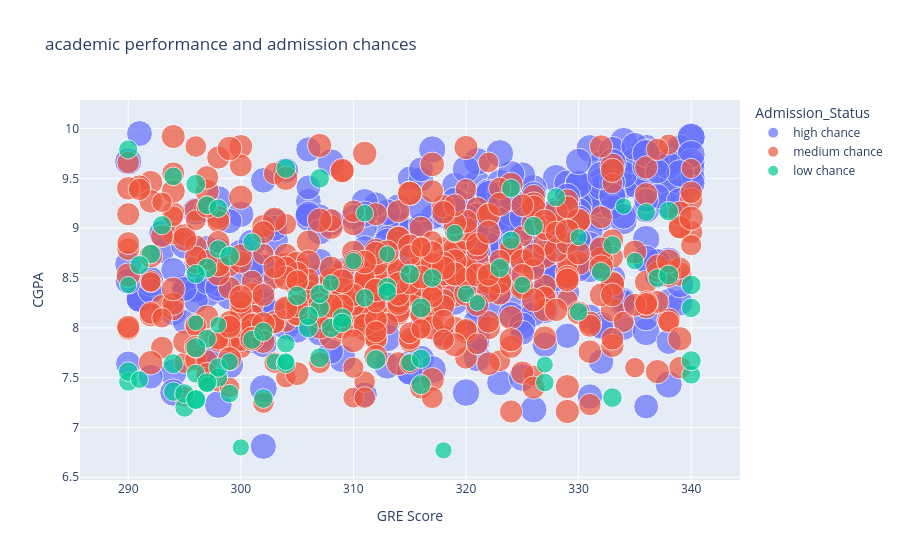

Source (notebook cell):
### Code cell
#academic performance comparison
fig2 = px.scatter(
    df,
    x="GRE Score",
    y="CGPA",
    color="Admission_Status",
    size="Chance of Admit",
    hover_data=["TOEFL Score", "University_Name", "Research"],
    title="academic performance and admission chances"
)
fig2.show()

### Figure 1 — Plotly figure (JSON) as saved in the notebook; plotly's stock layout.template omitted (floating-point values rounded to 4 significant figures; data arrays with more than 128 entries replaced by an {"elided": "..."} marker saying what was removed)
{"data": [{"customdata": {"elided": "435x3 mixed values"}, "hovertemplate": "Admission_Status=high chance<br>GRE Score=%{x}<br>CGPA=%{y}<br>Chance of Admit=%{marker.size}<br>TOEFL Score=%{customdata[0]}<br>University_Name=%{customdata[1]}<br>Research=%{customdata[2]}<extra></extra>", "legendgroup": "high chance", "marker": {"color": "#636efa", "size": {"elided": "435 float values"}, "sizemode": "area", "sizeref": 0.002425, "symbol": "circle"}, "mode": "markers", "name": "high chance", "orientation": "v", "showlegend": true, "type": "scatter", "x": {"elided": "435 int values"}, "xaxis": "x", "y": {"elided": "435 float values"}, "yaxis": "y"}, {"customdata": {"elided": "471x3 mixed values"}, "hovertemplate": "Admission_Status=medium chance<br>GRE Score=%{x}<br>CGPA=%{y}<br>Chance of Admit=%{marker.size}<br>TOEFL Score=%{customdata[0]}<br>University_Name=%{customdata[1]}<br>Research=%{customdata[2]}<extra></extra>", "legendgroup": "medium chance", "marker": {"color": "#EF553B", "size": {"elided": "471 float values"}, "sizemode": "area", "sizeref": 0.002425, "symbol": "circle"}, "mode": "markers", "name": "medium chance", "orientation": "v", "showlegend": true, "type": "scatter", "x": {"elided": "471 int values"}, "xaxis": "x", "y": {"elided": "471 float values"}, "yaxis": "y"}, {"customdata": {"elided": "94x3 mixed values"}, "hovertemplate": "Admission_Status=low chance<br>GRE Score=%{x}<br>CGPA=%{y}<br>Chance of Admit=%{marker.size}<br>TOEFL Score=%{customdata[0]}<br>University_Name=%{customdata[1]}<br>Research=%{customdata[2]}<extra></extra>", "legendgroup": "low chance", "marker": {"color": "#00cc96", "size": [0.45, 0.44, 0.46, 0.48, 0.46, 0.49, 0.46, 0.36, 0.42, 0.48, 0.47, 0.44, 0.46, 0.38, 0.34, 0.44, 0.36, 0.42, 0.48, 0.45, 0.47, 0.49, 0.43, 0.47, 0.49, 0.47, 0.42, 0.39, 0.38, 0.34, 0.47, 0.46, 0.49, 0.44, 0.42, 0.47, 0.46, 0.48, 0.38, 0.47, 0.43, 0.45, 0.38, 0.44, 0.43, 0.49, 0.34, 0.32, 0.45, 0.38, 0.44, 0.47, 0.44, 0.44, 0.43, 0.43, 0.35, 0.35, 0.44, 0.47, 0.45, 0.36, 0.49, 0.48, 0.33, 0.37, 0.42, 0.39, 0.46, 0.36, 0.47, 0.35, 0.46, 0.47, 0.35, 0.42, 0.43, 0.47, 0.49, 0.36, 0.41, 0.42, 0.49, 0.42, 0.47, 0.47, 0.46, 0.47, 0.38, 0.48, 0.47, 0.48, 0.45, 0.48], "sizemode": "area", "sizeref": 0.002425, "symbol": "circle"}, "mode": "markers", "name": "low chance", "orientation": "v", "showlegend": true, "type": "scatter", "x": [323, 298, 295, 307, 308, 316, 298, 300, 311, 309, 307, 296, 294, 299, 298, 301, 303, 304, 306, 290, 296, 294, 297, 295, 316, 304, 299, 315, 304, 297, 290, 302, 296, 297, 301, 307, 309, 296, 319, 338, 298, 290, 335, 317, 337, 297, 334, 296, 296, 320, 324, 332, 313, 340, 294, 313, 330, 313, 328, 292, 293, 290, 312, 304, 321, 310, 336, 291, 307, 318, 302, 308, 316, 333, 327, 327, 333, 315, 338, 325, 324, 298, 340, 330, 297, 305, 340, 326, 311, 296, 306, 299, 291, 340], "xaxis": "x", "y": [8.6, 7.5, 7.2, 7.7, 8.0, 8.2, 7.6, 6.8, 8.3, 8.1, 8.2, 7.54, 7.36, 7.66, 8.03, 7.88, 7.66, 7.84, 8.0, 7.46, 7.28, 7.64, 7.89, 7.34, 7.43, 7.64, 7.34, 7.65, 7.66, 7.43, 7.56, 7.96, 7.8, 9.23, 8.86, 9.5, 8.05, 9.44, 8.95, 9.17, 8.79, 9.79, 8.67, 8.5, 8.5, 8.6, 9.22, 8.05, 8.54, 8.34, 9.4, 8.56, 8.41, 7.53, 9.52, 8.36, 8.91, 8.74, 9.31, 8.74, 9.03, 8.43, 7.68, 9.6, 8.25, 8.67, 9.16, 7.48, 8.34, 6.77, 7.29, 8.45, 7.69, 7.3, 7.63, 7.45, 8.83, 8.54, 8.53, 8.43, 8.88, 9.2, 7.67, 8.16, 7.45, 8.32, 8.2, 9.02, 9.15, 7.28, 8.12, 8.72, 8.63, 8.43], "yaxis": "y"}], "layout": {"legend": {"itemsizing": "constant", "title": {"text": "Admission_Status"}, "tracegroupgap": 0}, "title": {"text": "academic performance and admission chances"}, "xaxis": {"anchor": "y", "domain": [0, 1], "title": {"text": "GRE Score"}}, "yaxis": {"anchor": "x", "domain": [0, 1], "title": {"text": "CGPA"}}}}
